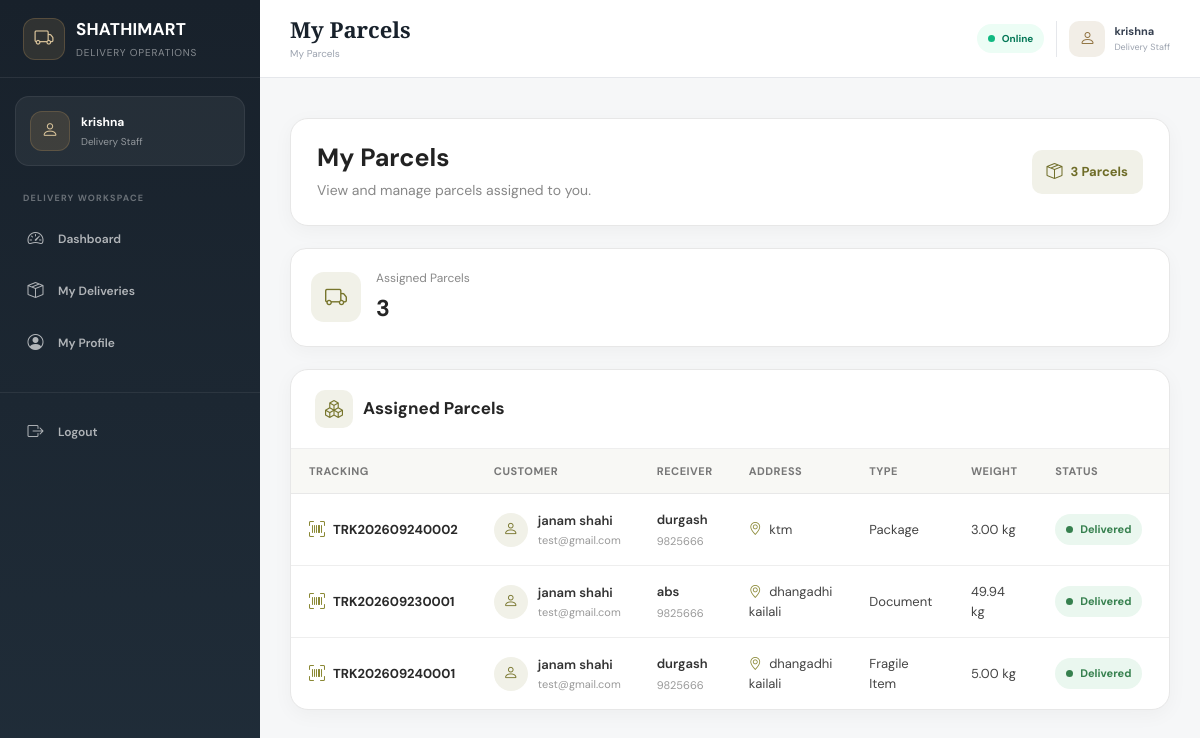
Before: /dashboard/staff/parcels/ (signed in) with the older database file.
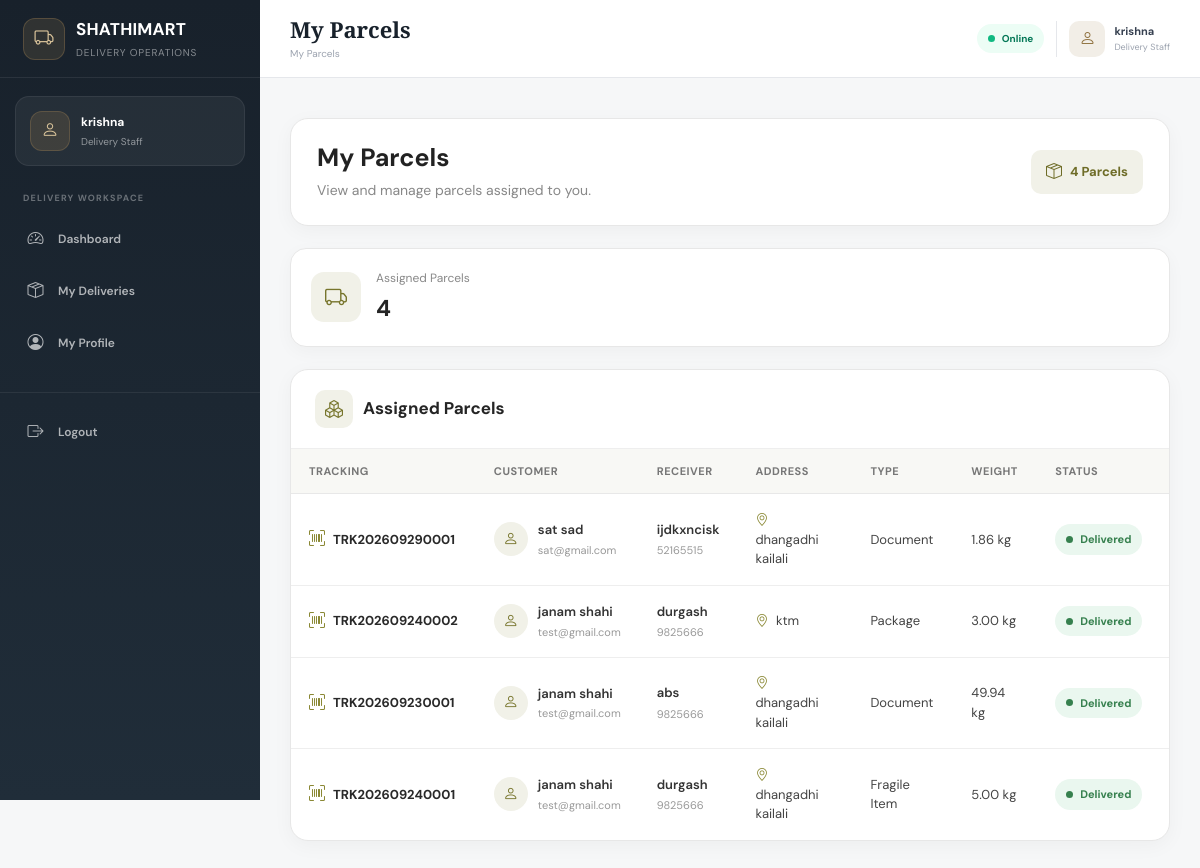
After: the same page with the newer database file.
### parcels/models.py (models this page shows, shortened)
class Parcel(models.Model):
    PARCEL_TYPE_CHOICES = [
        ('document', 'Document'),
        ('package', 'Package'),
        ('fragile', 'Fragile Item'),
        ('electronics', 'Electronics'),
        ('clothing', 'Clothing'),
        ('food', 'Food Item'),
        ('other', 'Other'),
    ]
    STATUS_CHOICES = [
        ('pending', 'Pending'),
        ('pickup_requested', 'Pickup Requested'),
        ('assigned', 'Assigned'),
        ('picked_up', 'Picked Up'),
        ('in_transit', 'In Transit'),
        ('out_for_delivery', 'Out for Delivery'),
        ('delivered', 'Delivered'),
        ('cancelled', 'Cancelled'),
        ('failed', 'Failed Delivery'),
        ('rescheduled', 'Rescheduled'),
    ]
    customer = models.ForeignKey(
        User,
        on_delete=models.CASCADE,
        related_name='parcels'
    )
    tracking_number = models.CharField(
        max_length=30,
        unique=True
    )
    sender_name = models.CharField(
        max_length=150
    )
    sender_phone = models.CharField(
        max_length=15
    )
    sender_address = models.TextField()
    receiver_name = models.CharField(
        max_length=150
    )
    receiver_phone = models.CharField(
        max_length=15
    )
    receiver_address = models.TextField()
    parcel_type = models.CharField(
        max_length=30,
        choices=PARCEL_TYPE_CHOICES,
        default='package'
    )
    weight = models.DecimalField(
        max_digits=8,
        decimal_places=2
    )
    description = models.TextField(
        blank=True
    )
    pickup_date = models.DateField(
        null=True,
        blank=True
    )
    delivery_date = models.DateField(
        null=True,
        blank=True
    )
    delivery_charge = models.DecimalField(
        max_digits=10,
        decimal_places=2,
        default=0
    )
    status = models.CharField(
        max_length=30,
        choices=STATUS_CHOICES,
        default='pending'
    )
    created_at = models.DateTimeField(
        auto_now_add=True
    )
    updated_at = models.DateTimeField(
        auto_now=True
    )
    class Meta:
        ordering = ['-created_at']
        verbose_name = 'Parcel'
        verbose_name_plural = 'Parcels'

### dashboard/views.py (the view, shortened to what this page needs)
@login_required(login_url="staff_login")
def staff_parcels(request):
    profile = get_object_or_404(
        CustomerProfile,
        user=request.user
    )
    if request.user.is_superuser:
        return redirect("admin_dashboard")
    parcels = (
        Parcel.objects
        .filter(
            delivery__delivery_staff=request.user
        )
        .select_related(
            "customer",
            "delivery",
            "delivery__delivery_staff",
        )
        .order_by("-updated_at")
    )
    context = {
        "profile": profile,
        "parcels": parcels,
        "total_parcels":
            parcels.count(),
    }
    return render(
        request,
        "dashboard/staff_parcels.html",
        context
    )

### notifications/context_processors.py (called while the page is built)
def notification_context(request):
    if not request.user.is_authenticated:
        return {
            "navbar_notifications": [],
            "unread_notifications_count": 0,
        }
    notifications = Notification.objects.filter(
        user=request.user
    ).select_related(
        "parcel"
    )[:8]
    unread_count = Notification.objects.filter(
        user=request.user,
        is_read=False
    ).count()
    return {
        "navbar_notifications": notifications,
        "unread_notifications_count": unread_count,
    }

### templates/dashboard/staff_parcels.html (shortened to what the changed rows need)
{% extends "dashboard/staff_base.html" %}
{% block topbar_title %}
    My Parcels
{% endblock %}
{% block content %}
<div class="page-wrapper">
    <div class="page-header">
        <div class="page-header-left">
            <h2>
                My Parcels
            </h2>
            <p>
            </p>
        </div>
        <div class="total-badge">
            <i class="bi bi-box-seam"></i>
            {{ total_parcels }} Parcel{{ total_parcels|pluralize }}
        </div>
    </div>
    <div class="summary-card">
        <div class="summary-content">
            <span>
                Assigned Parcels
            </span>
            <strong>
                {{ total_parcels }}
            </strong>
        </div>
    </div>
    <div class="table-card">
        {% if parcels %}
        <div class="table-responsive">
            <table class="parcel-table">
                <thead>
                    <tr>
                        <th>
                            Tracking
                        </th>
                        <th>
                            Customer
                        </th>
                        <th>
                            Receiver
                        </th>
                        <th>
                            Address
                        </th>
                        <th>
                            Type
                        </th>
                        <th>
                            Weight
                        </th>
                        <th>
                            Status
                        </th>
                        <th>
                        </th>
                    </tr>
                </thead>
                <tbody>
                    {% for parcel in parcels %}
                    <tr>
                        <td>
                            <a
                                href="{% url 'staff_parcel_detail' parcel.id %}"
                                class="tracking-number"
                                title="View parcel details"
                            >
                                <i class="bi bi-upc-scan"></i>
                                {{ parcel.tracking_number }}
                            </a>
                        </td>
                        <td>
                            <div class="customer-box">
                                <div class="customer-avatar">
                                    <i class="bi bi-person"></i>
                                </div>
                                <div>
                                    <div class="customer-name">
                                        {% if parcel.customer.get_full_name %}
                                            {{ parcel.customer.get_full_name }}
                                        {% else %}
                                            {{ parcel.customer.username }}
                                        {% endif %}
                                    </div>
                                    {% if parcel.customer.email %}
                                    <div class="customer-email">
                                        {{ parcel.customer.email }}
                                    </div>
                                    {% endif %}
                                </div>
                            </div>
                        </td>
                        <td>
                            <div class="receiver-name">
                                {{ parcel.receiver_name }}
                            </div>
                            {% if parcel.receiver_phone %}
                            <div class="receiver-phone">
                                {{ parcel.receiver_phone }}
                            </div>
                            {% endif %}
                        </td>
                        <td>
                            <div class="address-cell">
                                <i class="bi bi-geo-alt"></i>
                                {{ parcel.receiver_address }}
                            </div>
                        </td>
                        <td>
                            {{ parcel.get_parcel_type_display }}
                        </td>
                        <td>
                            {{ parcel.weight }} kg
                        </td>
                        <td>
                            {% if parcel.status == "assigned" %}
                                <span class="status-badge status-assigned">
                                    <span class="status-dot"></span>
                                    {{ parcel.get_status_display }}
                                </span>
                            {% elif parcel.status == "picked_up" %}
                                <span class="status-badge status-picked">
                                    <span class="status-dot"></span>
                                    {{ parcel.get_status_display }}
                                </span>
                            {% elif parcel.status == "in_transit" %}
                                <span class="status-badge status-transit">
                                    <span class="status-dot"></span>
                                    {{ parcel.get_status_display }}
                                </span>
                            {% elif parcel.status == "out_for_delivery" %}
                                <span class="status-badge status-out">
                                    <span class="status-dot"></span>
                                    {{ parcel.get_status_display }}
                                </span>
                            {% elif parcel.status == "delivered" %}
                                <span class="status-badge status-delivered">
                                    <span class="status-dot"></span>
                                    {{ parcel.get_status_display }}
                                </span>
                            {% elif parcel.status == "failed" %}
                                <span class="status-badge status-failed">
                                    <span class="status-dot"></span>
                                    {{ parcel.get_status_display }}
                                </span>
                            {% elif parcel.status == "rescheduled" %}
                                <span class="status-badge status-rescheduled">
                                    <span class="status-dot"></span>
                                    {{ parcel.get_status_display }}
                                </span>
                            {% else %}
                                <span class="status-badge">
                                    <span class="status-dot"></span>
                                    {{ parcel.get_status_display }}
                                </span>
                            {% endif %}
                        </td>
                        <td>
                        </td>
                    </tr>
                    {% endfor %}
                </tbody>
            </table>
        </div>
        {% endif %}
    </div>
</div>
{% endblock %}

Changed rows visible on the page:
added Parcel: tracking_number "TRK202609290001", customer.get_full_name "sat sad", customer.email "sat@gmail.com", receiver_name "ijdkxncisk", receiver_phone "52165515", receiver_address "dhangadhi kailali", parcel_type "Document", weight "1.86", status "Delivered"
Other visible differences:
{{ total_parcels }}: "3" → "4"
